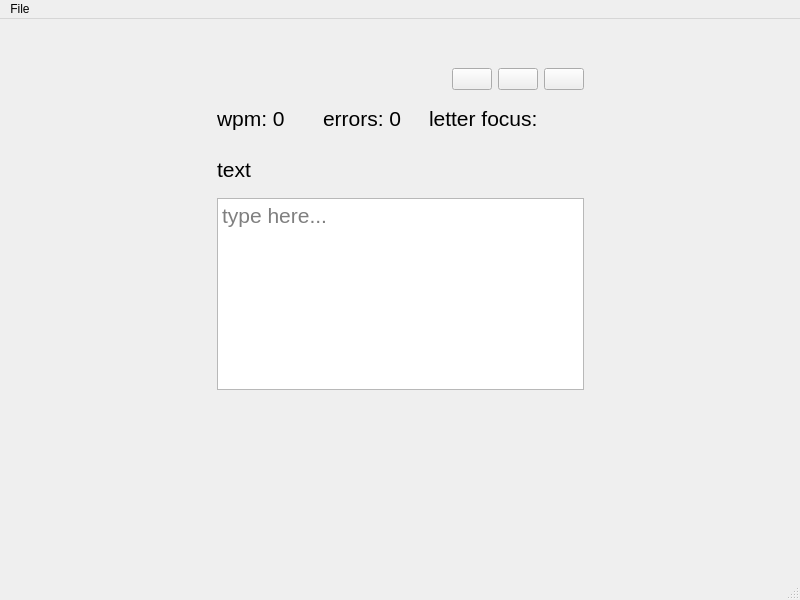
<?xml version="1.0" encoding="UTF-8"?>
<ui version="4.0">
 <class>MainWindow</class>
 <widget class="QMainWindow" name="MainWindow">
  <property name="geometry">
   <rect>
    <x>0</x>
    <y>0</y>
    <width>800</width>
    <height>600</height>
   </rect>
  </property>
  <property name="windowTitle">
   <string>KeyboardQt</string>
  </property>
  <property name="windowIcon">
   <iconset resource="resources/resources.qrc">
    <normaloff>:/keyboard_fill.png</normaloff>:/keyboard_fill.png</iconset>
  </property>
  <widget class="QWidget" name="centralwidget">
   <layout class="QHBoxLayout" name="horizontalLayout_4">
    <item>
     <spacer name="horizontalSpacer_6">
      <property name="orientation">
       <enum>Qt::Horizontal</enum>
      </property>
      <property name="sizeType">
       <enum>QSizePolicy::Expanding</enum>
      </property>
      <property name="sizeHint" stdset="0">
       <size>
        <width>40</width>
        <height>20</height>
       </size>
      </property>
     </spacer>
    </item>
    <item>
     <layout class="QVBoxLayout" name="verticalLayout_3">
      <item>
       <spacer name="verticalSpacer_3">
        <property name="orientation">
         <enum>Qt::Vertical</enum>
        </property>
        <property name="sizeType">
         <enum>QSizePolicy::Preferred</enum>
        </property>
        <property name="sizeHint" stdset="0">
         <size>
          <width>20</width>
          <height>40</height>
         </size>
        </property>
       </spacer>
      </item>
      <item>
       <layout class="QHBoxLayout" name="horizontalLayout_5">
        <item>
         <spacer name="horizontalSpacer">
          <property name="orientation">
           <enum>Qt::Horizontal</enum>
          </property>
          <property name="sizeHint" stdset="0">
           <size>
            <width>40</width>
            <height>20</height>
           </size>
          </property>
         </spacer>
        </item>
        <item>
         <widget class="QPushButton" name="button_reload">
          <property name="text">
           <string/>
          </property>
          <property name="icon">
           <iconset resource="resources/resources.qrc">
            <normaloff>:/reload.png</normaloff>:/reload.png</iconset>
          </property>
         </widget>
        </item>
        <item>
         <widget class="QPushButton" name="button_settings">
          <property name="sizePolicy">
           <sizepolicy hsizetype="Fixed" vsizetype="Fixed">
            <horstretch>0</horstretch>
            <verstretch>0</verstretch>
           </sizepolicy>
          </property>
          <property name="text">
           <string/>
          </property>
          <property name="icon">
           <iconset resource="resources/resources.qrc">
            <normaloff>:/settings.png</normaloff>:/settings.png</iconset>
          </property>
         </widget>
        </item>
        <item>
         <widget class="QPushButton" name="button_info">
          <property name="sizePolicy">
           <sizepolicy hsizetype="Fixed" vsizetype="Fixed">
            <horstretch>0</horstretch>
            <verstretch>0</verstretch>
           </sizepolicy>
          </property>
          <property name="text">
           <string/>
          </property>
          <property name="icon">
           <iconset resource="resources/resources.qrc">
            <normaloff>:/info.png</normaloff>:/info.png</iconset>
          </property>
         </widget>
        </item>
       </layout>
      </item>
      <item>
       <spacer name="verticalSpacer_5">
        <property name="orientation">
         <enum>Qt::Vertical</enum>
        </property>
        <property name="sizeType">
         <enum>QSizePolicy::Fixed</enum>
        </property>
        <property name="sizeHint" stdset="0">
         <size>
          <width>20</width>
          <height>10</height>
         </size>
        </property>
       </spacer>
      </item>
      <item>
       <layout class="QHBoxLayout" name="horizontalLayout_6">
        <item>
         <widget class="QLabel" name="label_wpm">
          <property name="sizePolicy">
           <sizepolicy hsizetype="Fixed" vsizetype="Preferred">
            <horstretch>0</horstretch>
            <verstretch>0</verstretch>
           </sizepolicy>
          </property>
          <property name="minimumSize">
           <size>
            <width>100</width>
            <height>0</height>
           </size>
          </property>
          <property name="font">
           <font>
            <pointsize>16</pointsize>
           </font>
          </property>
          <property name="text">
           <string>wpm: 0</string>
          </property>
         </widget>
        </item>
        <item>
         <widget class="QLabel" name="label_errors">
          <property name="sizePolicy">
           <sizepolicy hsizetype="Fixed" vsizetype="Preferred">
            <horstretch>0</horstretch>
            <verstretch>0</verstretch>
           </sizepolicy>
          </property>
          <property name="minimumSize">
           <size>
            <width>100</width>
            <height>0</height>
           </size>
          </property>
          <property name="font">
           <font>
            <pointsize>16</pointsize>
           </font>
          </property>
          <property name="text">
           <string>errors: 0</string>
          </property>
         </widget>
        </item>
        <item>
         <widget class="QLabel" name="label_focus">
          <property name="font">
           <font>
            <pointsize>16</pointsize>
           </font>
          </property>
          <property name="text">
           <string>letter focus: </string>
          </property>
         </widget>
        </item>
        <item>
         <spacer name="horizontalSpacer_8">
          <property name="orientation">
           <enum>Qt::Horizontal</enum>
          </property>
          <property name="sizeHint" stdset="0">
           <size>
            <width>40</width>
            <height>20</height>
           </size>
          </property>
         </spacer>
        </item>
       </layout>
      </item>
      <item>
       <spacer name="verticalSpacer_2">
        <property name="orientation">
         <enum>Qt::Vertical</enum>
        </property>
        <property name="sizeType">
         <enum>QSizePolicy::Fixed</enum>
        </property>
        <property name="sizeHint" stdset="0">
         <size>
          <width>20</width>
          <height>20</height>
         </size>
        </property>
       </spacer>
      </item>
      <item>
       <widget class="QLabel" name="label_text">
        <property name="sizePolicy">
         <sizepolicy hsizetype="Minimum" vsizetype="Minimum">
          <horstretch>0</horstretch>
          <verstretch>0</verstretch>
         </sizepolicy>
        </property>
        <property name="font">
         <font>
          <pointsize>16</pointsize>
         </font>
        </property>
        <property name="text">
         <string>text</string>
        </property>
        <property name="alignment">
         <set>Qt::AlignJustify|Qt::AlignVCenter</set>
        </property>
        <property name="wordWrap">
         <bool>true</bool>
        </property>
       </widget>
      </item>
      <item>
       <spacer name="verticalSpacer_4">
        <property name="orientation">
         <enum>Qt::Vertical</enum>
        </property>
        <property name="sizeType">
         <enum>QSizePolicy::Fixed</enum>
        </property>
        <property name="sizeHint" stdset="0">
         <size>
          <width>20</width>
          <height>10</height>
         </size>
        </property>
       </spacer>
      </item>
      <item>
       <widget class="QTextEdit" name="inputbox">
        <property name="font">
         <font>
          <pointsize>16</pointsize>
         </font>
        </property>
        <property name="autoFillBackground">
         <bool>false</bool>
        </property>
        <property name="placeholderText">
         <string>type here...</string>
        </property>
       </widget>
      </item>
      <item>
       <spacer name="verticalSpacer">
        <property name="orientation">
         <enum>Qt::Vertical</enum>
        </property>
        <property name="sizeHint" stdset="0">
         <size>
          <width>20</width>
          <height>40</height>
         </size>
        </property>
       </spacer>
      </item>
     </layout>
    </item>
    <item>
     <spacer name="horizontalSpacer_7">
      <property name="orientation">
       <enum>Qt::Horizontal</enum>
      </property>
      <property name="sizeType">
       <enum>QSizePolicy::Expanding</enum>
      </property>
      <property name="sizeHint" stdset="0">
       <size>
        <width>40</width>
        <height>20</height>
       </size>
      </property>
     </spacer>
    </item>
   </layout>
  </widget>
  <widget class="QStatusBar" name="statusbar"/>
  <widget class="QMenuBar" name="menuBar">
   <property name="geometry">
    <rect>
     <x>0</x>
     <y>0</y>
     <width>800</width>
     <height>21</height>
    </rect>
   </property>
   <widget class="QMenu" name="menuFile">
    <property name="title">
     <string>File</string>
    </property>
    <addaction name="actionReload"/>
    <addaction name="actionProperties"/>
    <addaction name="actionExit"/>
   </widget>
   <addaction name="menuFile"/>
  </widget>
  <action name="actionProperties">
   <property name="text">
    <string>Properties</string>
   </property>
  </action>
  <action name="actionReload">
   <property name="text">
    <string>Reload</string>
   </property>
  </action>
  <action name="actionExit">
   <property name="text">
    <string>Exit</string>
   </property>
  </action>
 </widget>
 <resources>
  <include location="resources/resources.qrc"/>
 </resources>
 <connections/>
</ui>
